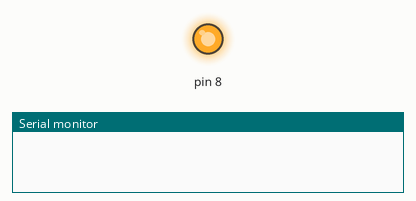
This sketch was run on a simulated Arduino Uno, built with avr-gcc and run on an emulated ATmega328P. Shown: output pins drawn as LEDs (lit = HIGH), the last lines printed to the serial monitor.

Above: at 0.1 s.
At 9.3 s:
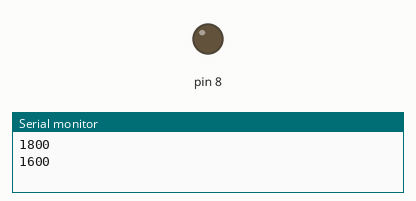
Timing chart, 0 to 40.0 s (numbered marks = the images above):
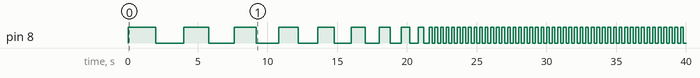

Measured:
- by itself, pin 8: LOW → HIGH at 0.00 s, → LOW 2.0 s later, → HIGH 2.0 s later, → LOW 1.8 s later, … (110 changes in this stretch)

The sketch:

varBlinker.ino
```cpp
int delayLength;
void setup() {
  delayLength=2000;
  Serial.begin(9600);
  pinMode(8,OUTPUT);
}

void loop() {
  // put your main code here, to run repeatedly:
  digitalWrite(8,HIGH);
  delay(delayLength);
  digitalWrite(8,LOW);
  delay(delayLength);
  if (delayLength>200) {
    delayLength=delayLength-200;
  }
  Serial.println(delayLength);
}

  /*
  ==============NOTES=============
  *Setup executes code one time, when the program first runs. This is good for asigning varables that require math, or that can't
  be typed. loop runs the code every fraction of a second.
  *Variables are used to store value. They can be incremented so that you don't have to type in different constants.
  *Later, when our code dosen't run perfectly, serial monitor is a really good debugging tool. If we arent sure why our code isn't
  running right, we can serial monitor to find out if the value of a variable is what we want it to be. Basicly it helps us hone
  in on the problem.
  *https://www.arduino.cc/en/Reference/VariableDeclaration
  */
```
